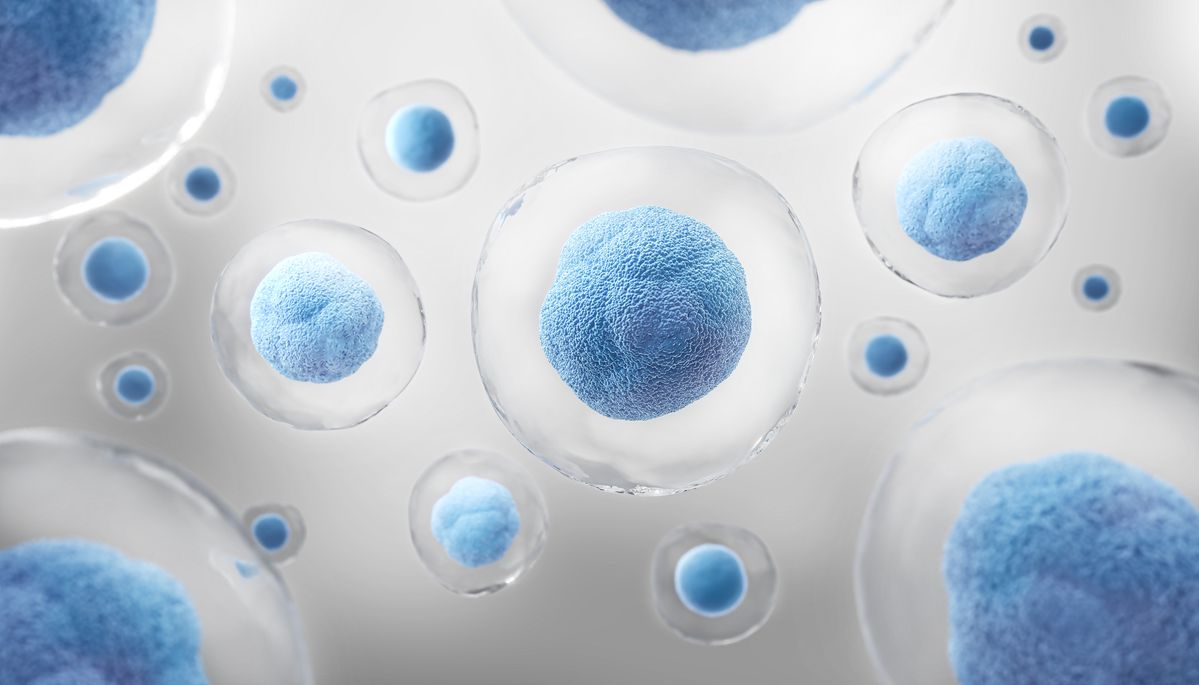
#> input picture test1.jpg, 1199 x 685 px
$ python prueba.py
#> lines starting #> are read from the running program, lines starting #| are printed output that depends on the picture
#> further down, img is the input picture: shape (685, 1199, 3); mean B, G, R 204.7, 194.9, 185.8
### conteo_lib/filtros.py
import cv2
import numpy as np
from scipy import signal

# Función para convertir imágenes a escala de grises mediante pesos de luminosidad
# mode=1: Formato BGR (OpenCV) | mode=0: Formato RGB
def grey(img, mode=1):
#> called with mode = 1
    if mode == 1:
        b, g, r = img[:, :, 0], img[:, :, 1], img[:, :, 2]
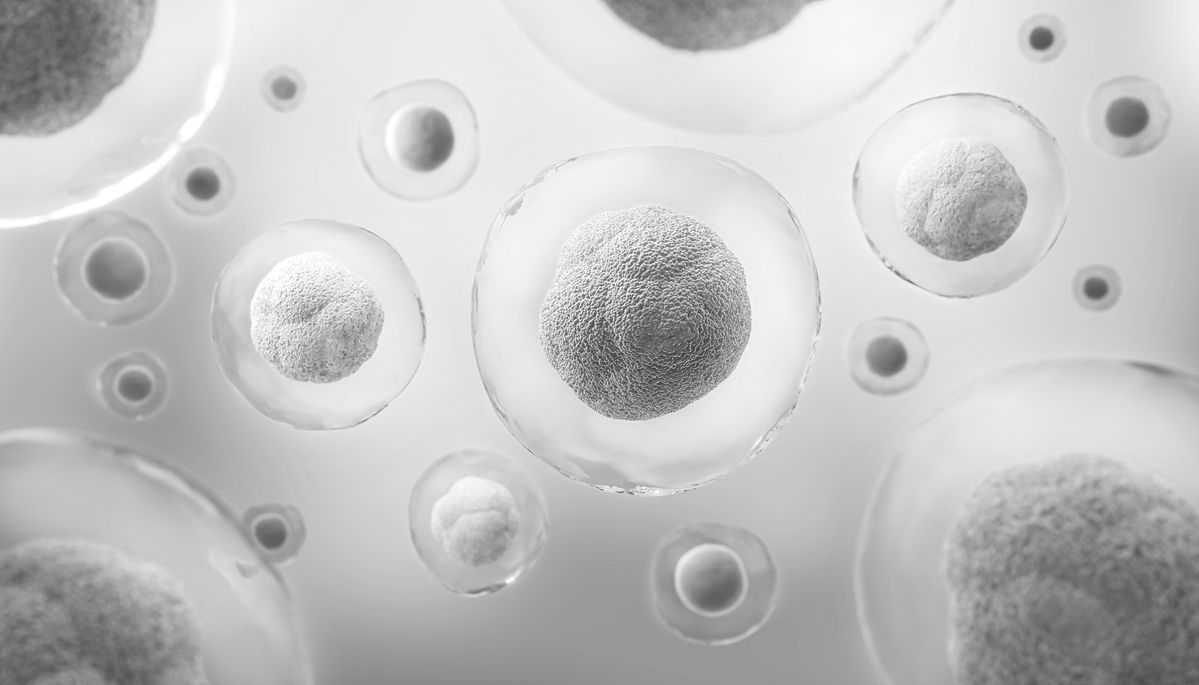
#> g: shape (685, 1199); min 25, max 255, mean 194.9
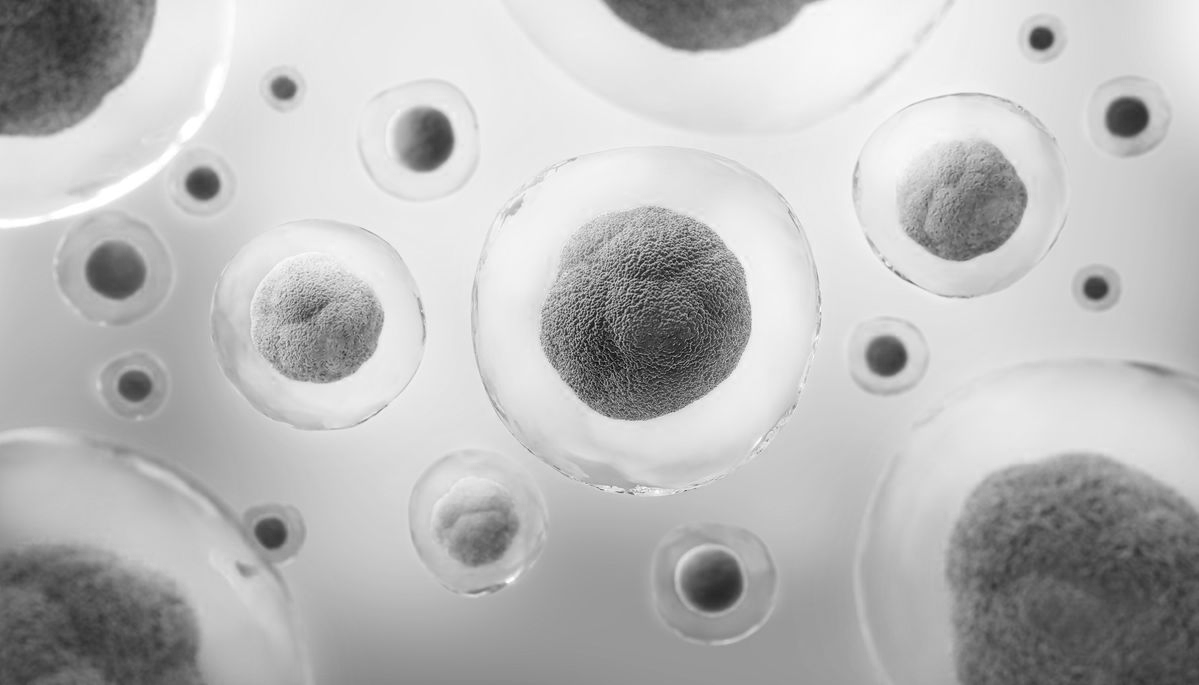
#> r: shape (685, 1199); min 0, max 255, mean 185.8
    else:
        r, g, b = img[:, :, 0], img[:, :, 1], img[:, :, 2]

    # Aplicación de la fórmula estándar de luminancia
    gray = 0.2989 * r + 0.5870 * g + 0.1140 * b
    return gray.astype(np.uint8)


# Detector de bordes Sobel mediante aproximación de gradientes
# Calcula la derivada espacial en X y Y para hallar la magnitud del borde
def Sobel(img):
    # Kernels de aproximación de derivadas (horizontal y vertical)
    kernel_sx = np.array([[-1, 0, 1], [-2, 0, 2], [-1, 0, 1]], dtype=np.float32)
    kernel_sy = np.array([[1, 2, 1], [0, 0, 0], [-1, -2, -1]], dtype=np.float32)

    # Convolución para obtener las componentes del gradiente
    edges_x = signal.convolve2d(img, kernel_sx, mode="same")
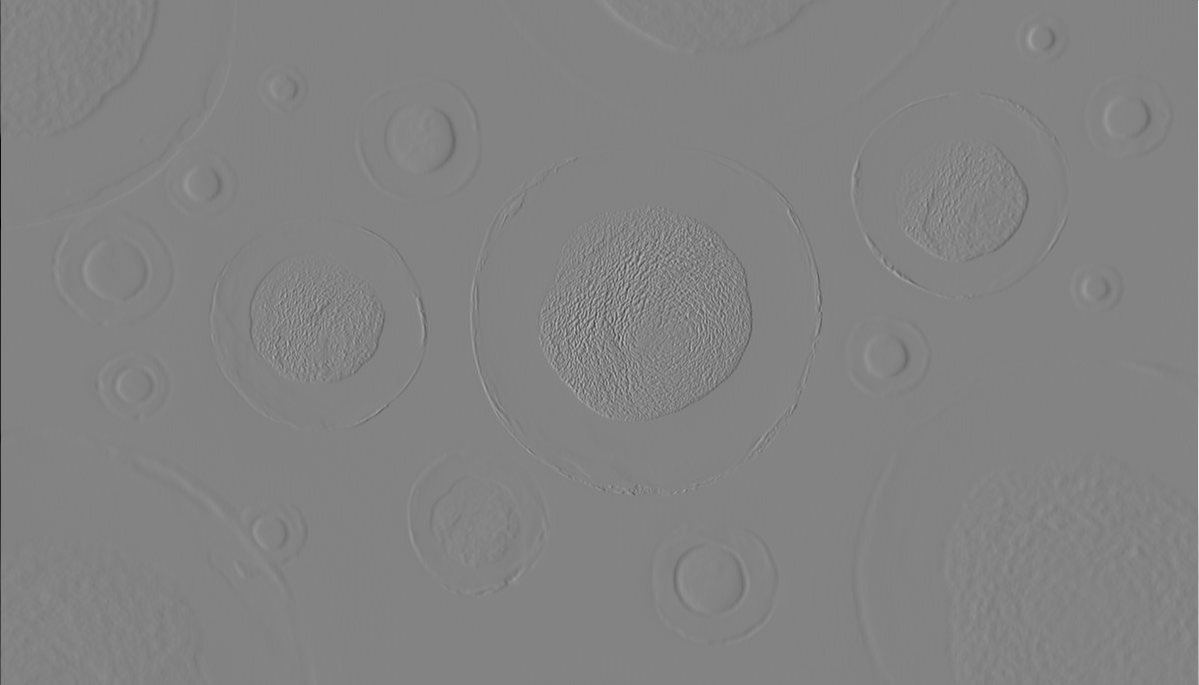
#> edges_x: shape (685, 1199) float32; min -1016, max 960, mean -0.1; drawn with min black and max white
    edges_y = signal.convolve2d(img, kernel_sy, mode="same")
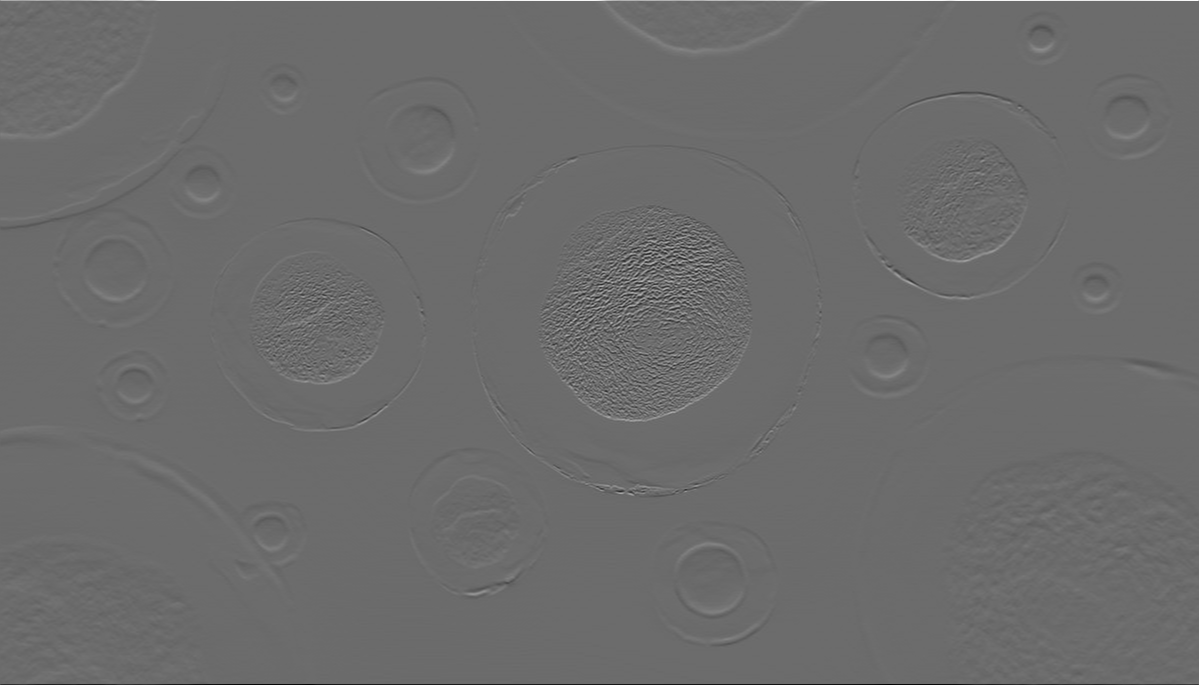
#> edges_y: shape (685, 1199) float32; min -730, max 991, mean -0.4; drawn with min black and max white

    # Cálculo de la magnitud euclidiana del gradiente
    sobel = np.sqrt(edges_x**2 + edges_y**2)

    # Normalización del resultado al rango de 8 bits (0-255)
    sobel = cv2.normalize(sobel, None, 0, 255, cv2.NORM_MINMAX)

    return sobel.astype(np.uint8)


# Algoritmo Canny para detección de bordes multietapa
# Incluye suavizado, gradiente y filtrado por histéresis
def Canny(img, k=5, sigma=1.2, low=40, high=120):
    # Suavizado Gaussiano para reducción de ruido de alta frecuencia
#> called with k = 5, sigma = 1.2, low = 40, high = 120
    blur = cv2.GaussianBlur(img, (k, k), sigma)

    # Aplicación del operador Canny para bordes delgados y binarios
    canny = cv2.Canny(blur, low, high)
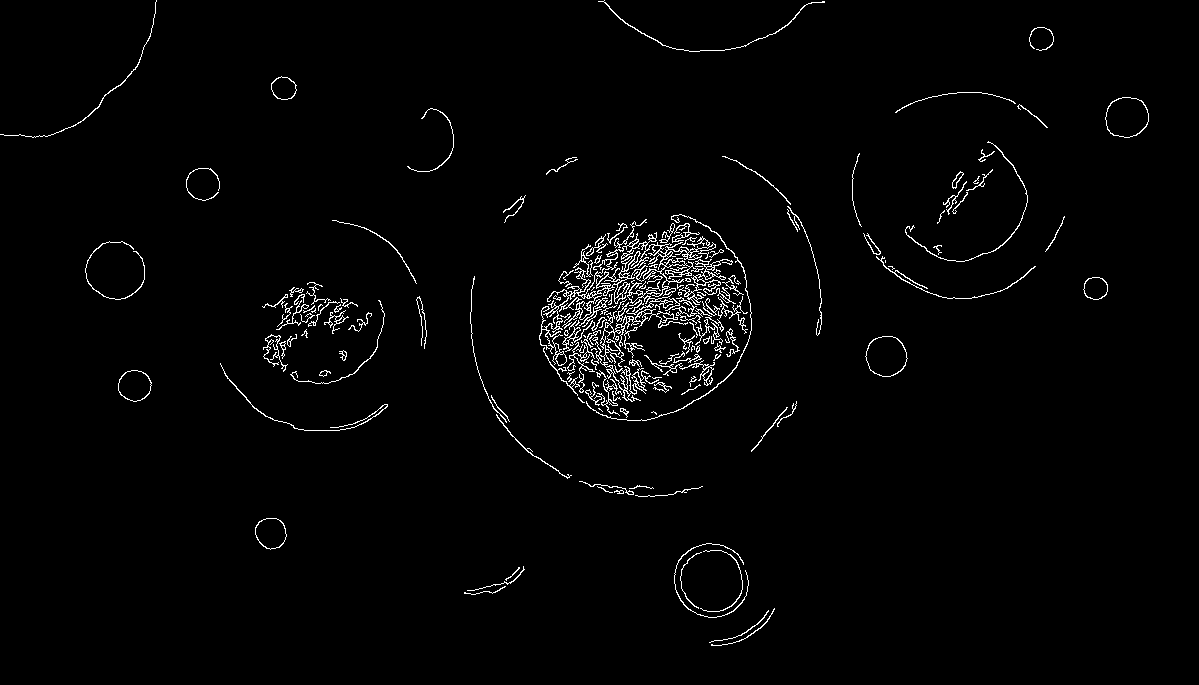
#> canny: shape (685, 1199); 1.9% white in thin lines or dots

    return canny


# Filtro Pasa-Banda en el dominio de la frecuencia mediante FFT
# Selecciona un rango de frecuencias circulares (anillo) en el espectro
# [43 lines left out: functions BandPass, Logarithmic, not called in this run]

### conteo_lib/conteo.py
import cv2
import numpy as np

from .filtros import grey, Sobel, Canny
from .segmentacion import ColorSegmentation, Otsu
from .hough import HoughCircle

# Aqui lo que hacemos es filtrar objetos por área, relación de aspecto y ubicación de centroides
# [60 lines left out: function CountCells, not called in this run]


# Implementa una lógica de conmutación basada en la calidad de la segmentación
def Pipeline_Celulas(img_bgr):
    # Etapa 1: Preprocesamiento y extracción de características (Bordes)
    gray = grey(img_bgr, mode=1)
    sobel = Sobel(gray)
    canny = Canny(gray)

    # Etapa 2: Segmentación por croma (HSV) y análisis de componentes conectados
#> (the run stopped early here; a loop or call above may not have finished)

$ run again, with test2.jpg copied over test1.jpg
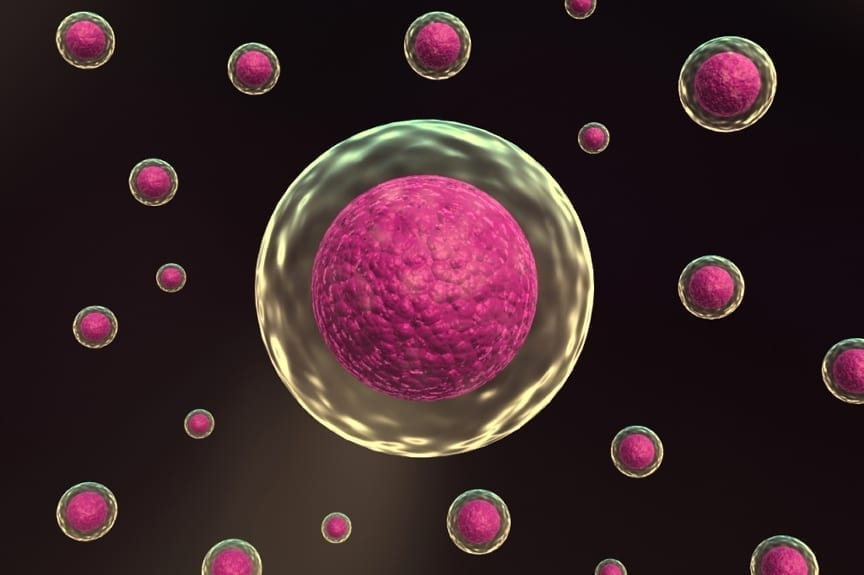
#> input picture test2.jpg, 864 x 575 px
#> img is the input picture: shape (575, 864, 3); mean B, G, R 39.6, 35.5, 58.1
#> in Sobel, `edges_y = signal.convolve2d(img, kernel_sy, mode="same")`:
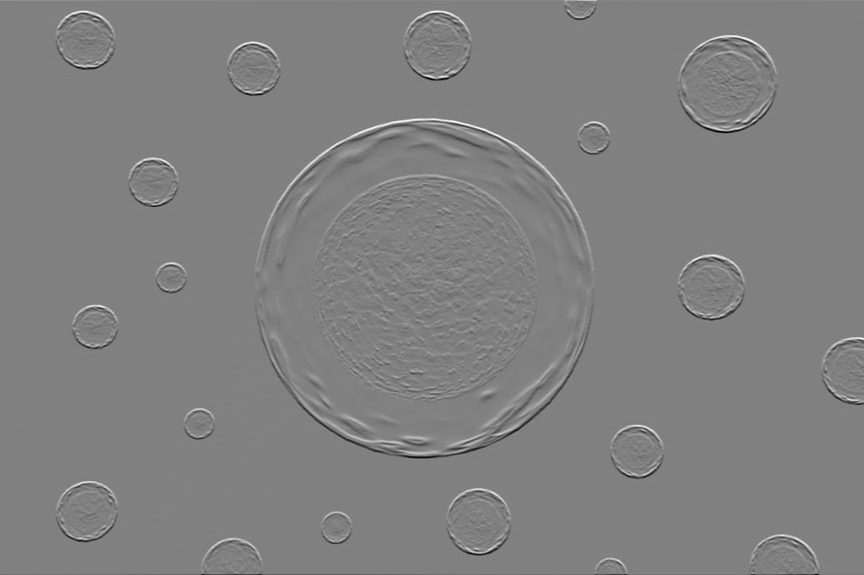
#> edges_y: shape (575, 864) float32; min -940, max 921, mean 0.2; drawn with min black and max white
#> in Canny, `canny = cv2.Canny(blur, low, high)`:
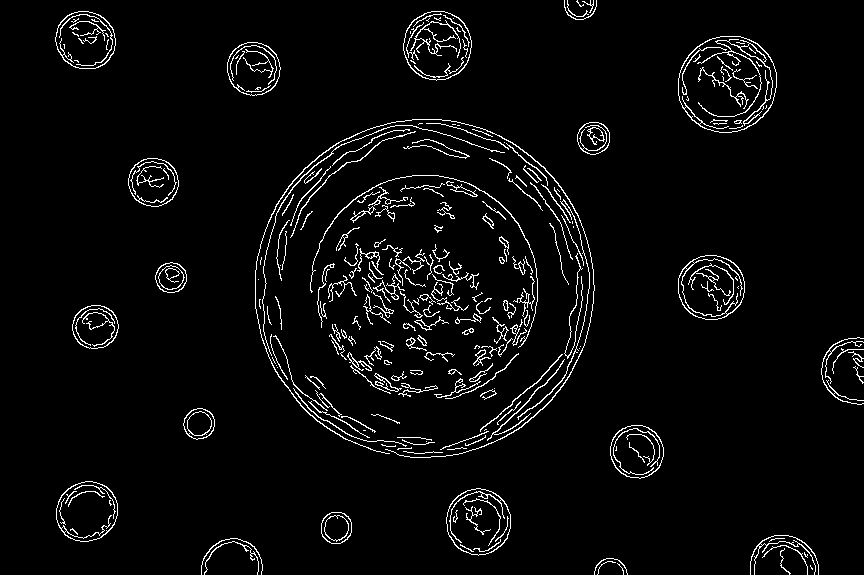
#> canny: shape (575, 864); 3.9% white in thin lines or dots

$ run again, with test3.jpg copied over test1.jpg
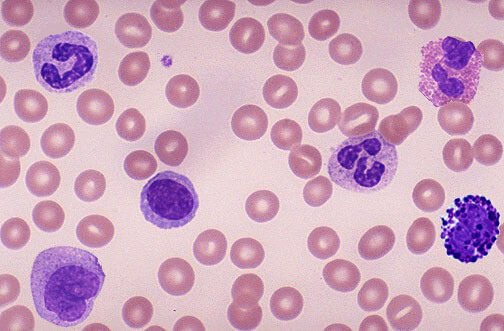
#> input picture test3.jpg, 504 x 331 px
#> img is the input picture: shape (331, 504, 3); mean B, G, R 189.4, 165.3, 205.4
#> in Sobel, `edges_y = signal.convolve2d(img, kernel_sy, mode="same")`:
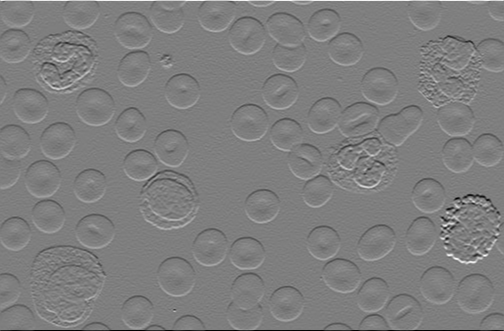
#> edges_y: shape (331, 504) float32; min -831, max 838, mean 0.2; drawn with min black and max white
#> in Canny, `canny = cv2.Canny(blur, low, high)`:
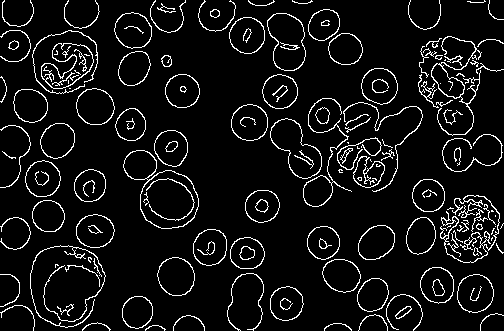
#> canny: shape (331, 504); 7.5% white in thin lines or dots

$ run again, with test4.jpg copied over test1.jpg
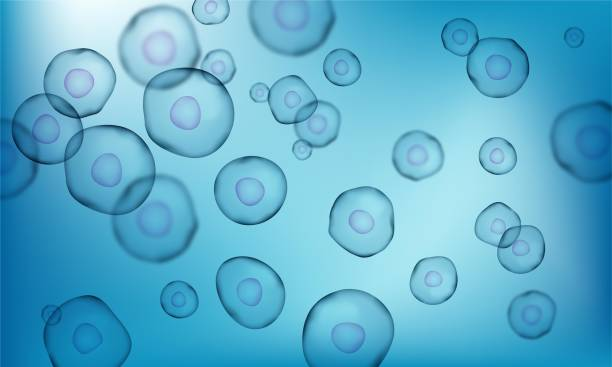
#> input picture test4.jpg, 612 x 367 px
#> img is the input picture: shape (367, 612, 3); mean B, G, R 206.1, 176, 92.8
#> in Sobel, `edges_y = signal.convolve2d(img, kernel_sy, mode="same")`:
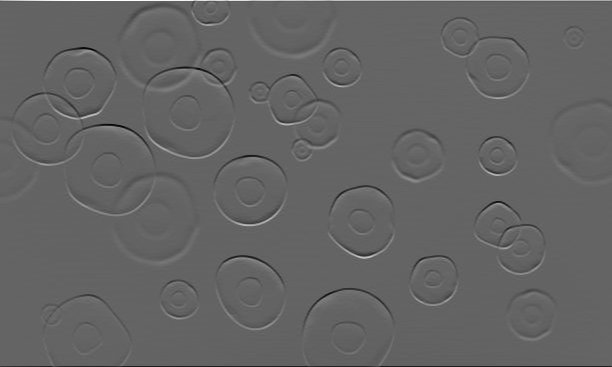
#> edges_y: shape (367, 612) float32; min -642, max 988, mean -0.7; drawn with min black and max white
#> in Canny, `canny = cv2.Canny(blur, low, high)`:
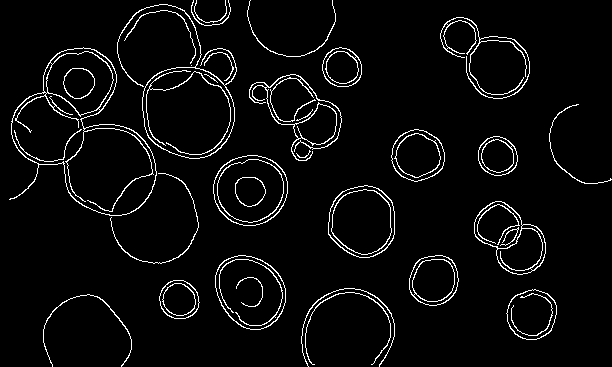
#> canny: shape (367, 612); 4.4% white in thin lines or dots
